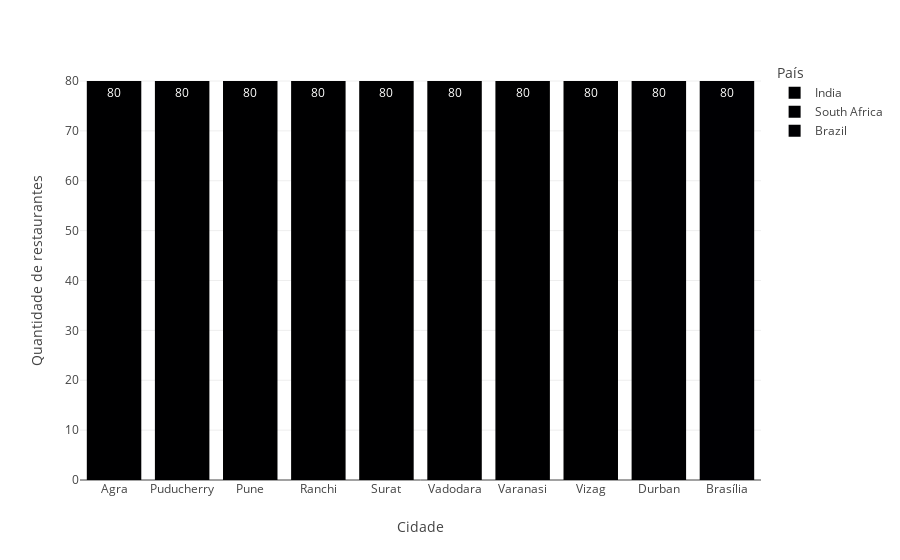

Source (notebook cell):
### Markdown cell above
### Visão cidades

### Code cell
# Top 10 cidades com mais restaurantes na base de dados

#definindo colunas
colunas = ['Restaurant ID', 'Country Code', 'City', 'Rating color']
#agrupando
df_aux = df1.loc[:, colunas].groupby(['Country Code', 'City']).nunique().reset_index()
#aplicando funções
df_aux['País'] = df_aux['Country Code'].apply(country_name)
#df_aux['Cor'] = df_aux['Rating color'].apply(color_name)
#excluindo colunas
df_aux = df_aux.drop(['Country Code'], axis = 1)
#ordenando
df_aux = df_aux.sort_values('Restaurant ID', ascending = False).reset_index(drop=True)
#filtrando um top
df_aux = df_aux.loc[df_aux.index < 10, :].reset_index(drop=True)

#renomeando
df_aux = df_aux.rename(columns= {'City' : 'Cidade', 'Restaurant ID' : 'Quantidade de restaurantes'})

#plotando
px.bar(df_aux, x='Cidade', y='Quantidade de restaurantes', color='País', text_auto='Quantidade de restaurantes')
#df_aux

### Figure 1 — Plotly figure (JSON) as saved in the notebook; plotly's stock layout.template omitted (floating-point values rounded to 4 significant figures)
{"data": [{"alignmentgroup": "True", "hovertemplate": "País=India<br>Cidade=%{x}<br>Quantidade de restaurantes=%{y}<extra></extra>", "legendgroup": "India", "marker": {"color": "#000001", "pattern": {"shape": ""}}, "name": "India", "offsetgroup": "India", "orientation": "v", "showlegend": true, "textposition": "auto", "texttemplate": "%{y:Quantidade de restaurantes}", "type": "bar", "x": ["Agra", "Puducherry", "Pune", "Ranchi", "Surat", "Vadodara", "Varanasi", "Vizag"], "xaxis": "x", "y": [80, 80, 80, 80, 80, 80, 80, 80], "yaxis": "y"}, {"alignmentgroup": "True", "hovertemplate": "País=South Africa<br>Cidade=%{x}<br>Quantidade de restaurantes=%{y}<extra></extra>", "legendgroup": "South Africa", "marker": {"color": "#000002", "pattern": {"shape": ""}}, "name": "South Africa", "offsetgroup": "South Africa", "orientation": "v", "showlegend": true, "textposition": "auto", "texttemplate": "%{y:Quantidade de restaurantes}", "type": "bar", "x": ["Durban"], "xaxis": "x", "y": [80], "yaxis": "y"}, {"alignmentgroup": "True", "hovertemplate": "País=Brazil<br>Cidade=%{x}<br>Quantidade de restaurantes=%{y}<extra></extra>", "legendgroup": "Brazil", "marker": {"color": "#000003", "pattern": {"shape": ""}}, "name": "Brazil", "offsetgroup": "Brazil", "orientation": "v", "showlegend": true, "textposition": "auto", "texttemplate": "%{y:Quantidade de restaurantes}", "type": "bar", "x": ["Brasília"], "xaxis": "x", "y": [80], "yaxis": "y"}], "layout": {"autosize": true, "barmode": "relative", "legend": {"title": {"text": "País"}, "tracegroupgap": 0}, "margin": {"t": 60}, "xaxis": {"anchor": "y", "autorange": true, "domain": [0, 1], "range": [-0.5, 9.5], "title": {"text": "Cidade"}, "type": "category"}, "yaxis": {"anchor": "x", "autorange": true, "domain": [0, 1], "range": [0, 84.21], "title": {"text": "Quantidade de restaurantes"}, "type": "linear"}}}
